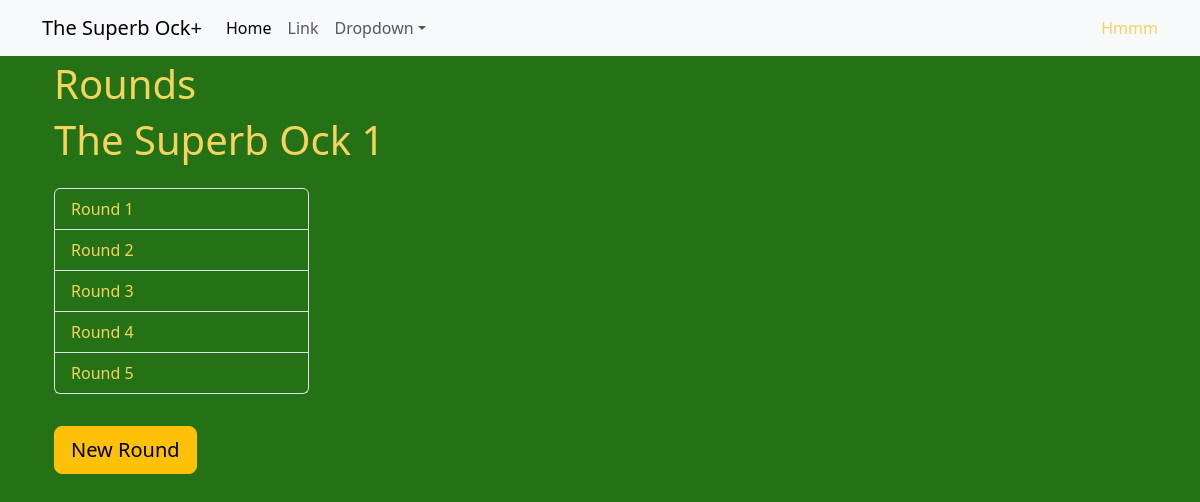
Page /the-superb-ock/1-1 on the committed database.
### tournaments/models.py (models this page shows, shortened)
class Holiday(models.Model):
    resort = models.ForeignKey(Resort,on_delete=models.CASCADE)
    tournament = models.ForeignKey(Tournament,on_delete=models.CASCADE)
    holiday_number = models.IntegerField()
    slug = models.SlugField(default="", null=False)
    def __str__(self) -> str:
        return f"{self.tournament} {self.holiday_number}"

class Tournament(models.Model):
    name = models.CharField(max_length=20)
    slug = models.SlugField(default="", null=False)
    def __str__(self):
        return f'{self.name}'

class GolfRound(models.Model):
    round_number = models.IntegerField()
    holiday = models.ForeignKey(Holiday,on_delete=models.CASCADE)

### tournaments/views.py (the view)
# urls.py: path('<slug:tournament>/<slug:holiday>',views.RoundsView.as_view(),name='rounds'),
class RoundsView(View):
    template_name = "tournaments/rounds.html"
    def get(self, request, tournament, holiday):
        selected_tournament = Tournament.objects.filter(slug=tournament).get()
        selected_holiday = Holiday.objects.filter(
            slug=holiday, tournament=selected_tournament)
        holiday_filter = selected_holiday.get()
        rounds = GolfRound.objects.filter(holiday=holiday_filter)
        rounds_id = rounds.values('id')
        resort = Resort.objects.filter(holiday=holiday_filter)
        courses = Course.objects.filter(resort=resort.get())
        print(courses)
        for round_id in rounds_id:
            scores = Score.objects.filter(golf_round=round_id['id'])
        context = {
            'holiday': holiday_filter,
            'rounds': rounds,
            'tournament': tournament,
            'courses':courses}
        return render(request, self.template_name, context)

### tournaments/models.py (called while the page is built)
    def __str__(self) -> str:
        return f"{self.course_name} {self.tee} Tees"

### tournaments/templates/tournaments/rounds.html (shortened to what this page needs)
{% extends 'tournaments/base.html' %}
{% block content %}
<div class="container">
    <div class="row">
        <div class="col-5">
            <h1>Rounds</h1>
            <h1>{{holiday}}</h1>
        </div>
        <div class="col-6 position-relative" >
        </div>
    </div>
</div>
<div class="container-fluid">
    <div class="row">
        <div class="col col-md-3">
            <ul class="list-group my-3">
                {% for round in rounds %}
                <a class="list-group-item list-group-item-action"
                    href="{% url 'scores' tournament=tournament holiday=holiday.slug selected_round=round.round_number %}">Round
                    {{round.round_number}}</a>
                {% endfor %}
            </ul>
        </div>
    </div>
    <div class="row">
        <div class="col">
            <button
                type="button"
                class="btn btn-warning btn-lg text-nowrap my-3"
                data-bs-toggle="modal"
                data-bs-target="#modalId"
            >
                New Round
            </button>
        </div>
    </div>
</div>
{% endblock content%}

### tournaments/static/tournaments/styles.css (style rules this page uses)
:root { --bs-body-font-family: var(--bs-font-sans-serif); --bs-body-font-size: 1rem; --bs-body-font-weight: 400; --bs-body-line-height: 1.5; --bs-body-color: #F4D35E; --bs-body-color-rgb: 33, 37, 41; --bs-body-bg: #247116; --bs-body-bg-rgb: 255, 255, 255; --bs-emphasis-color:var(--bs-body-color); --bs-btn-bg:#F4D35E; }
body { padding-top: 60px; }

### rows in the picture
Holiday: tournament+holiday_number "The Superb Ock 1"
GolfRound: round_number "1"
GolfRound: round_number "2"
GolfRound: round_number "3"
GolfRound: round_number "4"
GolfRound: round_number "5"
